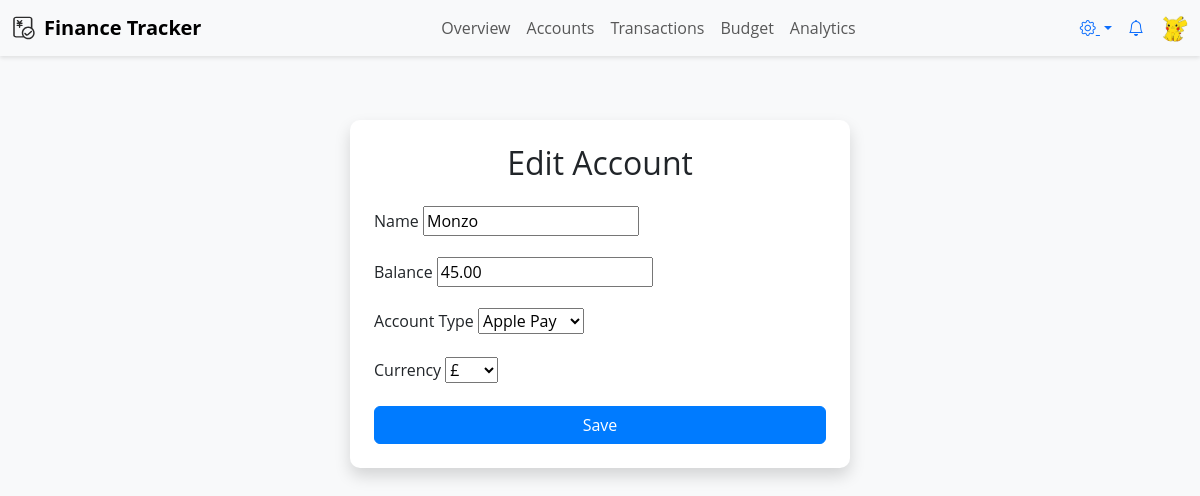
The page /accounts/4/edit/ (signed in) on the database its author committed.
### finance_app/models.py (models this page shows, shortened)
class Account(models.Model):
    user = models.ForeignKey(User, on_delete=models.CASCADE)
    name = models.CharField(max_length=255)  # 账户名称，如“招商银行储蓄卡”
    balance = models.DecimalField(max_digits=12, decimal_places=2, default=0.00)
    account_type = models.CharField(max_length=20, choices=ACCOUNT_TYPE_CHOICES, default='bank')
    currency = models.CharField(max_length=3, choices=CURRENCY_CHOICES, default='GBP')

### finance_app/views.py (the view)
# urls.py: path('accounts/<int:pk>/edit/', views.account_edit, name='account_edit'),
@login_required
def account_edit(request, pk):
    account = get_object_or_404(Account, pk=pk, user=request.user)
    if request.method == 'POST':
        form = AccountForm(request.POST, instance=account)
        if form.is_valid():
            form.save()
            return redirect('finance_app:account_list')
    else:
        form = AccountForm(instance=account)
    return render(request, 'finance_app/account_form.html', {'form': form, 'title': 'Edit Account'})

### finance_app/forms.py
class AccountForm(forms.ModelForm):
    class Meta:
        model = Account
        fields = ['name', 'balance', 'account_type', 'currency']

### templates/finance_app/account_form.html (shortened to what this page needs)
{% extends "base.html" %}
{% block content %}
<div class="container mt-5 d-flex justify-content-center">
    <div class="card shadow p-4" style="max-width: 500px; width: 100%;">
        <h2 class="text-center mb-4">{{ title }}</h2>
        <form method="post">
            <div class="mb-3">
                <label class="form-label">Name</label>
                {{ form.name }}
            </div>
            <div class="mb-3">
                <label class="form-label">Balance</label>
                {{ form.balance }}
            </div>
            <div class="mb-3">
                <label class="form-label">Account Type</label>
                {{ form.account_type }}
            </div>
            <div class="mb-3">
                <label class="form-label">Currency</label>
                {{ form.currency }}
            </div>
            <button type="submit" class="btn btn-primary w-100">Save</button>
        </form>
    </div>
</div>
{% endblock %}

### static/css/style.css (style rules this page uses)
body { background-color: #f8f9fa; font-family: 'Open Sans', sans-serif; color: #343a40; }
.card { border: none; border-radius: 10px; box-shadow: 0 2px 8px rgba(0,0,0,0.1); margin-bottom: 20px; }
.btn-primary { background-color: #007bff; border-color: #007bff; transition: background-color 0.3s, border-color 0.3s; }

### rows shown on the page
Account: name "Monzo", balance "45.00", account_type "Apple Pay", currency "£"

### other values the page prints
{{ title }} "Edit Account"
